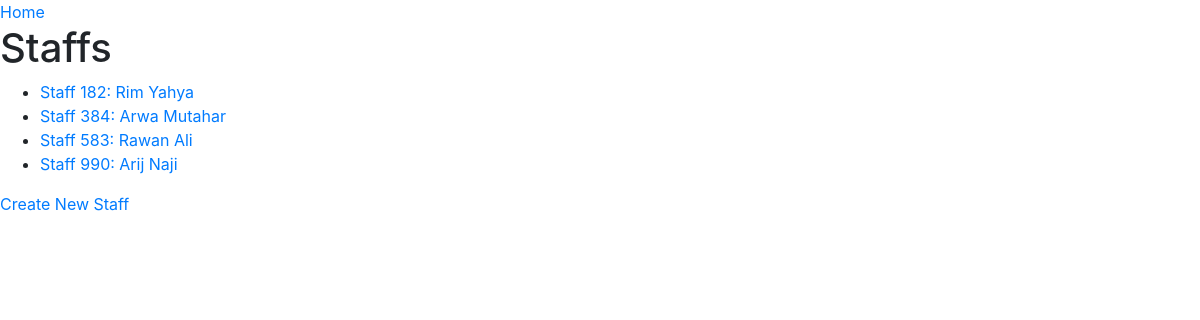
The page /webapp/staffs/ on the database its author committed.
### webapp/models.py (models this page shows, shortened)
class Staff(models.Model):
    StaffID = models.IntegerField(null=False, primary_key=True)
    first_name = models.CharField(max_length=20, null=False)
    last_name = models.CharField(max_length=20, null=False)
    PhoneNo = models.IntegerField(null=False)

### webapp/views.py (the view)
# urls.py: path("staffs/", views.StaffsList.as_view(), name="staffs"),
class StaffsList(APIView):
    renderer_classes = [TemplateHTMLRenderer]
    template_name = "webapp/staffs.html"
    def get(self, request):
        queryset = Staff.objects.all()
        return Response({
            "staffs": queryset
        })

### webapp/templates/webapp/staffs.html
{% extends "webapp/layout.html" %}
{% block body %}
    <a href="{% url 'mainpage' %} ">Home</a>
    <h1>Staffs</h1>
    <ul>
        {% for staff in staffs %}
            <li>
                <a href="{% url 'staffdetails' staff.pk %} ">
                    Staff {{ staff.StaffID }}: {{ staff.first_name }} {{ staff.last_name }}
                </a>
            </li>
        {% endfor %}
    </ul>
    <a href="{% url 'createstaff' %} ">Create New Staff</a>
{% endblock %}

### rows shown on the page
Staff: StaffID "182", first_name "Rim", last_name "Yahya"
Staff: StaffID "384", first_name "Arwa", last_name "Mutahar"
Staff: StaffID "583", first_name "Rawan", last_name "Ali"
Staff: StaffID "990", first_name "Arij", last_name "Naji"
